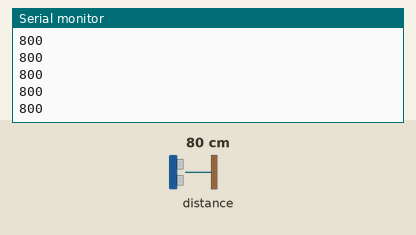
Simulated run of this sketch. Board: Arduino Uno, built with avr-gcc and run on an emulated ATmega328P. Shown: the last lines printed to the serial monitor. The test bench sets the inputs (shaded band); at power-on: distance to the obstacle 80 cm.

Above: at 1.2 s.
1.3 s: distance to the obstacle set to 2 cm
At 1.9 s:
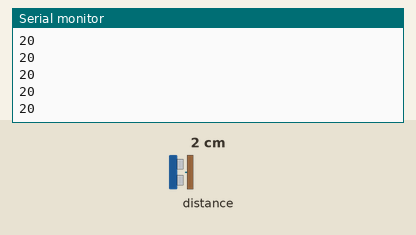
2.8 s: distance to the obstacle set to 4 cm
At 3.3 s:
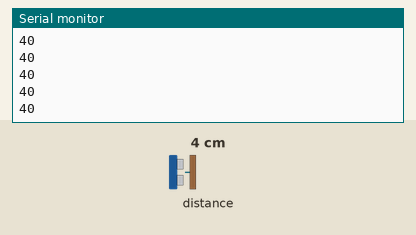
Timing chart, 0 to 5.8 s (numbered marks = the images above; inputs shaded):
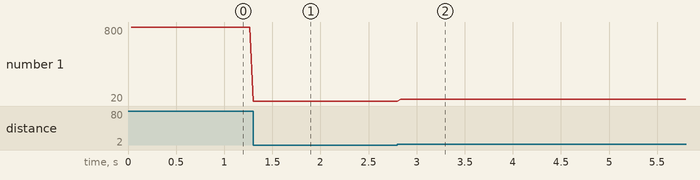

The sketch:

rb20210410.ino
```cpp
#include <VL53L0X.h>
#include <Wire.h>

VL53L0X tof_sensor;

void setup() {
  Wire.begin();

  Serial.begin(9600);
  while (!Serial) {
    ; // ожидаем подключения монитора порта
  }

  tof_sensor.setTimeout(1000);
  if (tof_sensor.init() == 0)
  {
    Serial.println("Не удалось обнаружить и инициализировать датчик!");
    while (1) {}
  }

  tof_sensor.startContinuous();
}

int distance = 0;
void loop() {
  distance = tof_sensor.readRangeContinuousMillimeters();
  if (tof_sensor.timeoutOccurred()) {
    Serial.println(" ТАЙМАУТ");
  } else {
    Serial.println(distance);
  }
}
```

Measured:
- after the input at 1.3 s, the serial monitor: prints a new line at once (image 1)
- after the input at 2.8 s, the serial monitor: prints a new line at once (image 2)
- plotted number 1: 800 → 20 after the input at 1.3 s, 20 → 40 after the input at 2.8 s
